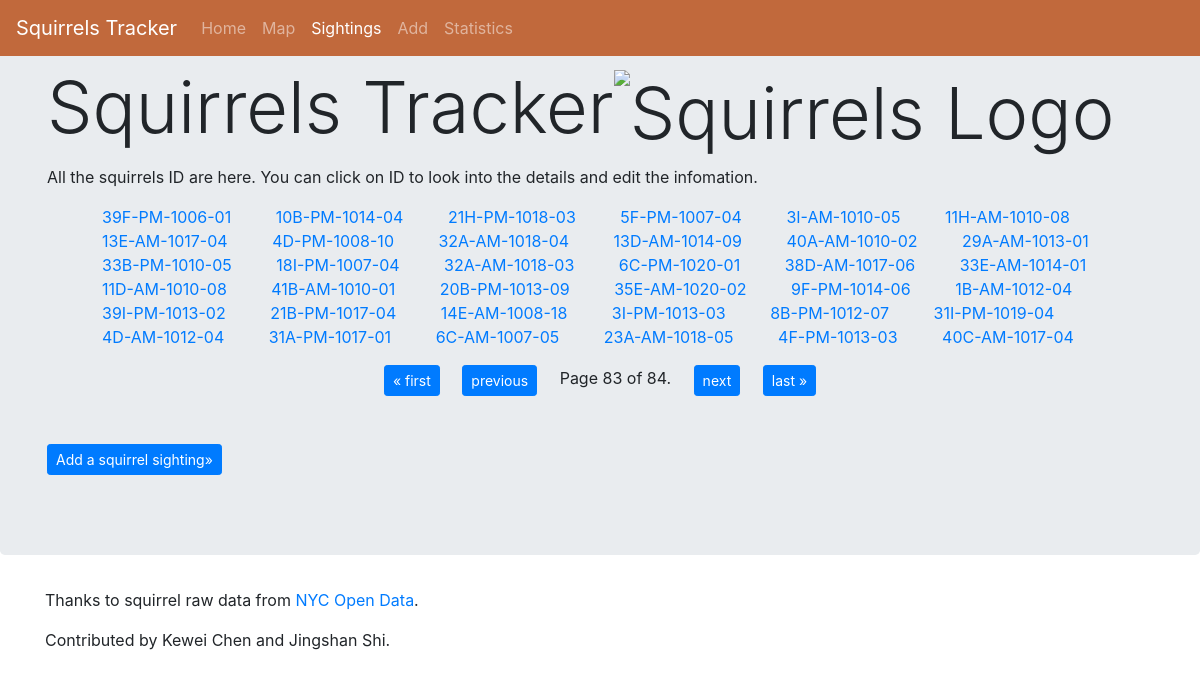
Screenshot of /sightings/?page=83 with the database file from the repository.
### map/models.py (models this page shows, shortened)
class Squirrel(models.Model):
    unique_squirrel_id = models.CharField(
        help_text=_('Unique Squirrel ID Number'),
        max_length=50,
        primary_key=True,
    )
    longitude = models.DecimalField(
        help_text='Longitude coordinate for squirrel sighting point',
        max_digits=15,  # learn from data
        decimal_places=10,
    )
    latitude = models.DecimalField(
        help_text='Latitude coordinate for squirrel sighting point',
        max_digits=15,  # learn from data
        decimal_places=10,
    )
    AM = 'AM'
    PM = 'PM'
    SHIFT_CHOICES = ((AM, 'AM'),
                     (PM, 'PM'))
    shift = models.CharField(
        help_text=_('Shift in the day'),
        max_length=2,
        choices=SHIFT_CHOICES,
        default='Unknown',
    )
    date = models.DateField(
        help_text='Concatenation of the sighting session day and month.',
    )
    ADULT = 'Adult'
    JUVENILE = 'Juvenile'
    AGE_CHOICES = (
        (ADULT, 'Adult'),
        (JUVENILE, 'Juvenile'),
    )
    age = models.CharField(
        help_text=_('Age of squirrel'),
        max_length=16,
        choices=AGE_CHOICES,
    )
    CINNAMONT = 'Cinnamont'
    BLACK = 'Black'
    GRAY = 'Gray'
    FUR_CHOICES = (
        (CINNAMONT, 'Cinnamont'),
        (BLACK, 'Black'),
        (GRAY, 'Gray'),
    )
    primary_fur_color = models.CharField(
        help_text=_('Primary Fur Color of squirrel'),
        max_length=16,
        choices=FUR_CHOICES,
        default='Unknown',
    )
    ABOVE = 'Above Ground'
    GROUND = 'Ground Plane'
    LOCATION_CHOICES = (
        (ABOVE, 'Above Ground'),
        (GROUND, 'Ground Plane'),
    )
    location = models.CharField(
        help_text=_('Location of squirrel'),
        max_length=16,
        choices=LOCATION_CHOICES,
        default='Unknown',
    )
    specific_location = models.CharField(
        help_text=_('Specific Location'),
        max_length=255,
        blank=True,
    )
    running = models.BooleanField(
        help_text='If squirrel is running',
        default=False,
    )
    chasing = models.BooleanField(
        help_text='If squirrel is chasing',
        default=False,
    )
    climbing = models.BooleanField(
        help_text='If squirrel is climbing',
        default=False,
    )
    eating = models.BooleanField(
        help_text='If squirrel is eating.',
        default=False,
    )
    foraging = models.BooleanField(
        help_text='If squirrel is foraging.',
        default=False,
    )
    other_activities = models.CharField(
        help_text=_('Other Activities'),
        max_length=255,
        blank=True,
    )
    kuks = models.BooleanField(
        help_text='Squirrel was heard kukking.',
        default=False,
    )
    quaas = models.BooleanField(
        help_text='Squirrel was heard quaaing.',
        default=False,
    )
    moans = models.BooleanField(
        help_text='Squirrel was heard moaning',
        default=False,
    )
    tail_flags = models.BooleanField(
        help_text='Squirrel was seen flagging its tail.',
        default=False,
    )
    tail_twitches = models.BooleanField(
        help_text='Squirrel was seen twitching its tail. ',
        default=False,
    )
    approaches = models.BooleanField(
        help_text='Squirrel was seen approaching human, seeking food.',
        default=False,
    )
    indifferent = models.BooleanField(
        help_text='Squirrel was indifferent to human presence.',
    )
    runs_from = models.BooleanField(
        help_text='Squirrel was running from humans, seeing them as a threat.',
        default=False,
    )

### sightings/views.py (the view)
# urls.py: path('', views.all_squirrels, name="index"),
def all_squirrels(request):
    squirrels = Squirrel.objects.all()
    paginator = Paginator(squirrels, 36)  # show 30 squirrels per page
    page = request.GET.get('page')
    squirrels = paginator.get_page(page)
    context = {
        'squirrels': squirrels,
    }
    return render(request, 'sightings/all.html', context)

### sightings/templates/sightings/all.html (shortened to what this page needs)
<!doctype html>
<html lang="en">
</html>
<head>
  <link rel="stylesheet" href="https://maxcdn.bootstrapcdn.com/bootstrap/4.0.0/css/bootstrap.min.css"
>
  {% load static %}
  <link rel="stylesheet" href="{% static 'sightings/carousel.css' %}">
</head>
<body>
  <nav class="navbar navbar-expand-md navbar-dark fixed-top" style="background-color: #C1693C;">
    <a class="navbar-brand" href="#">Squirrels Tracker</a>
    <div class="collapse navbar-collapse" id="navbarsExampleDefault">
      <ul class="navbar-nav mr-auto">
        <li class="nav-item">
          <a class="nav-link" href="../">Home </a>
        </li>
        <li class="nav-item">
          <a class="nav-link" href="/map/">Map</a>
        </li>
        <li class="nav-item active">
          <a class="nav-link" href="/sightings/">Sightings<span class="sr-only">(current)</span></a>
        </li>
        <li class="nav-item">
          <a class="nav-link" href="/sightings/add">Add</a>
        </li>
        <li class="nav-item">
          <a class="nav-link" href="/sightings/stats">Statistics</a>
        </li>
      </ul>
    </div>
  </nav>
  <main role="main">
    <div class="jumbotron">
      <div class="container">
        <h3 class="display-3">Squirrels Tracker<img
            src="https://www.pngkey.com/png/full/60-607273_animals-baby-squirrel-cute-squirrel-squirrels-squirrel-squirrel.png"
            alt="Squirrels Logo" class="logo" width="160" height="120" /></h3>
        <p>All the squirrels ID are here. You can click on ID to look into the details and edit the infomation.</p>
        <div id='main-content' class="right-column col-md-12">
          <ul>
            {% for squirrel in squirrels %}
            <li style="margin-right:40px; display:inline-block"><a href="{% url 'edit_squirrel' squirrel.unique_squirrel_id %}">{{ squirrel.unique_squirrel_id }}</a>
            </li>
            {% endfor %}
          </ul>
        </div>
        <div class="text-center">
          <span class="step-links">
            {% if squirrels.has_previous %}
            <a class="btn btn-primary btn-sm" href="?page=1">&laquo; first</a> &nbsp; &nbsp;
            <a class="btn btn-primary btn-sm" href="?page={{ squirrels.previous_page_number }}">previous</a> &nbsp; &nbsp;
            {% endif %}
            <span class="current">
              Page {{ squirrels.number }} of {{ squirrels.paginator.num_pages }}. &nbsp; &nbsp;
            </span>
            {% if squirrels.has_next %}
            <a class="btn btn-primary btn-sm"  href="?page={{ squirrels.next_page_number }}">next</a> &nbsp; &nbsp;
            <a class="btn btn-primary btn-sm" href="?page={{ squirrels.paginator.num_pages }}">last &raquo;</a>
            {% endif %}
          </span>
        </div>
        <br>
        <br>
        <p><a class="btn btn-primary btn-sm" href="/sightings/add" role="button">Add a squirrel sighting&raquo;</a></p>
      </div>
    </div>
    <div class='row'>
      <div class='header col-md-12' role="banner">
  </main>
  <footer class="container">
    <p> Thanks to squirrel raw data from <a
        href="https://data.cityofnewyork.us/Environment/2018-Central-Park-Squirrel-Census-Squirrel-Data/vfnx-vebw"
        target="_blank">NYC Open Data</a>.</p>
    <p>
      Contributed by Kewei Chen and Jingshan Shi.
    </p>
  </footer>
</body>
</html>

### rows the page displays
Squirrel: unique_squirrel_id "39F-PM-1006-01"
Squirrel: unique_squirrel_id "10B-PM-1014-04"
Squirrel: unique_squirrel_id "21H-PM-1018-03"
Squirrel: unique_squirrel_id "5F-PM-1007-04"
Squirrel: unique_squirrel_id "3I-AM-1010-05"
Squirrel: unique_squirrel_id "11H-AM-1010-08"
Squirrel: unique_squirrel_id "13E-AM-1017-04"
Squirrel: unique_squirrel_id "4D-PM-1008-10"
Squirrel: unique_squirrel_id "32A-AM-1018-04"
Squirrel: unique_squirrel_id "13D-AM-1014-09"
Squirrel: unique_squirrel_id "40A-AM-1010-02"
Squirrel: unique_squirrel_id "29A-AM-1013-01"
Squirrel: unique_squirrel_id "33B-PM-1010-05"
Squirrel: unique_squirrel_id "18I-PM-1007-04"
Squirrel: unique_squirrel_id "32A-AM-1018-03"
Squirrel: unique_squirrel_id "6C-PM-1020-01"
Squirrel: unique_squirrel_id "38D-AM-1017-06"
Squirrel: unique_squirrel_id "33E-AM-1014-01"
Squirrel: unique_squirrel_id "11D-AM-1010-08"
Squirrel: unique_squirrel_id "41B-AM-1010-01"
Squirrel: unique_squirrel_id "20B-PM-1013-09"
Squirrel: unique_squirrel_id "35E-AM-1020-02"
Squirrel: unique_squirrel_id "9F-PM-1014-06"
Squirrel: unique_squirrel_id "1B-AM-1012-04"
Squirrel: unique_squirrel_id "39I-PM-1013-02"
Squirrel: unique_squirrel_id "21B-PM-1017-04"
Squirrel: unique_squirrel_id "14E-AM-1008-18"
Squirrel: unique_squirrel_id "3I-PM-1013-03"
Squirrel: unique_squirrel_id "8B-PM-1012-07"
Squirrel: unique_squirrel_id "31I-PM-1019-04"
Squirrel: unique_squirrel_id "4D-AM-1012-04"
Squirrel: unique_squirrel_id "31A-PM-1017-01"
Squirrel: unique_squirrel_id "6C-AM-1007-05"
Squirrel: unique_squirrel_id "23A-AM-1018-05"
Squirrel: unique_squirrel_id "4F-PM-1013-03"
Squirrel: unique_squirrel_id "40C-AM-1017-04"

### other values shown
{{ squirrels.number }} "83"
{{ squirrels.paginator.num_pages }} "84"
